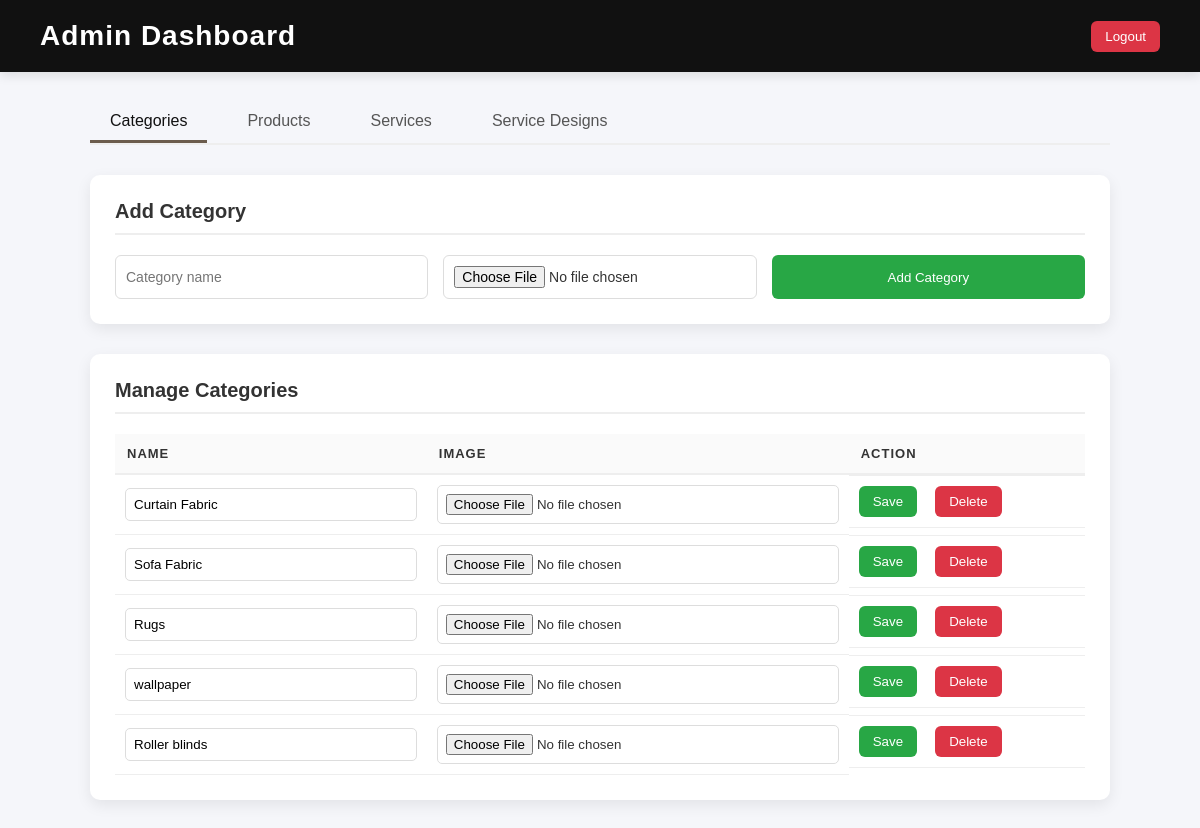
/admin (signed in), run on the app's committed database.
### tables this page shows
CREATE TABLE categories (
        id INTEGER PRIMARY KEY AUTOINCREMENT,
        name TEXT UNIQUE
    , image TEXT);

### app.py (the view)
@app.route("/admin")
def admin():
    if not admin_required():
        return redirect("/login")
    conn = get_db()
    c = conn.cursor()
    c.execute("SELECT * FROM categories")
    categories = c.fetchall()
    c.execute("""
        SELECT p.id, p.name, p.price, p.stock, p.category_id, p.brand, c.name
        FROM products p
        JOIN categories c ON p.category_id = c.id
    """)
    products = c.fetchall()
    c.execute("SELECT * FROM services")
    services = c.fetchall()
    c.execute("""
        SELECT sd.id, sd.service_id, sd.name, sd.description, sd.image
        FROM service_designs sd
        JOIN services s ON sd.service_id = s.id
    """)
    service_designs = c.fetchall()
    conn.close()
    return render_template(
        "admin.html",
        categories=categories,
        products=products,
        services=services,
        service_designs=service_designs
    )

### app.py (called while the page is built)
def get_db():
    return sqlite3.connect("shop.db")

def admin_required():
    return session.get("admin")

### templates/admin.html (shortened to what this page needs)
<!DOCTYPE html>
<html>
<head>
    <link rel="stylesheet" href="{{ url_for('static', filename='css/style.css') }}">
</head>
<body>
<div class="admin-wrapper">
    <header class="admin-header" style="display:flex; justify-content:space-between; align-items:center;">
    <h1>Admin Dashboard</h1>
    <a href="/logout">
        <button class="delete">Logout</button>
    </a>
</header>
    <div class="container">
        <div class="admin-tabs">
            <div class="admin-tab active" data-tab="categories">Categories</div>
            <div class="admin-tab" data-tab="products">Products</div>
            <div class="admin-tab" data-tab="services">Services</div>
            <div class="admin-tab" data-tab="service-designs">Service Designs</div>
        </div>
        <div id="categories" class="tab-content active">
            <div class="card">
                <h2>Add Category</h2>
                <form action="/add-category" method="post" enctype="multipart/form-data" class="form-grid">
                    <input name="name" placeholder="Category name" required>
                    <input type="file" name="category_image" accept="image/*" required>
                    <button class="add">Add Category</button>
                </form>
            </div>
            <div class="card">
                <h2>Manage Categories</h2>
                <table class="admin-table">
                    <tr>
                        <th>Name</th>
                        <th>Image</th>
                        <th>Action</th>
                    </tr>
                    {% for c in categories %}
                    <tr>
                        <form action="/edit-category/{{ c[0] }}" method="post" enctype="multipart/form-data">
                            <td><input name="name" value="{{ c[1] }}" required></td>
                            <td><input type="file" name="category_image"></td>
                            <td class="actions">
                                <button class="add">Save</button>
                                <a href="/delete-category/{{ c[0] }}">
                                    <button type="button" class="delete">Delete</button>
                                </a>
                            </td>
                        </form>
                    </tr>
                    {% endfor %}
                </table>
            </div>
        </div>
    </div>
</div>
</body>
</html>

### static/css/style.css (style rules this page uses)
* { box-sizing: border-box; font-family: Arial, Helvetica, sans-serif; margin: 0; padding: 0; }
body { background: #f5f2ee; color: #333; }
.admin-wrapper { background: #f4f6f9; min-height: 100vh; padding-bottom: 50px; }
.admin-header { background: #1e1e2f; color: white; padding: 25px 40px; box-shadow: 0 4px 10px rgba(0,0,0,0.1); }
.admin-header h1 { margin: 0; font-size: 26px; letter-spacing: 1px; }
.container { width: 90%; max-width: 1200px; margin: 40px auto; }
.card { background: white; padding: 30px; margin-bottom: 40px; border-radius: 10px; box-shadow: 0 4px 20px rgba(0,0,0,0.05); }
.card h2 { margin-bottom: 20px; font-size: 20px; border-bottom: 2px solid #eee; padding-bottom: 10px; }
.form-grid { display: grid; gap: 15px; }
.form-grid input, .form-grid select { padding: 10px; border: 1px solid #ddd; border-radius: 6px; font-size: 14px; }
.admin-table { width: 100%; border-collapse: collapse; }
.admin-table th { background: #f8f8f8; text-align: left; padding: 12px; font-size: 13px; text-transform: uppercase; letter-spacing: 1px; }
.admin-table td { padding: 10px; border-top: 1px solid #eee; }
.admin-table input, .admin-table select { width: 100%; padding: 6px; border: 1px solid #ddd; border-radius: 4px; }
.add { background: #6b5c4d; color: white; border: none; padding: 8px 14px; border-radius: 5px; cursor: pointer; transition: 0.3s ease; }
.delete { background: #c0392b; color: white; border: none; padding: 8px 14px; border-radius: 5px; cursor: pointer; margin-left: 8px; transition: 0.3s ease; }
.actions { white-space: nowrap; }
.admin-wrapper { background:#f5f6fa; min-height:100vh; font-family:Arial, Helvetica, sans-serif; }
.admin-header { background:#111; color:white; padding:20px 40px; }
.admin-header h1 { margin:0; font-size:28px; }
.container { max-width:1200px; margin:auto; padding:30px; }
.admin-tabs { display:flex; gap:20px; border-bottom:2px solid #ddd; margin-bottom:30px; }
.admin-tab { padding:12px 20px; cursor:pointer; font-weight:600; color:#555; }
.admin-tab.active { border-bottom:3px solid #f4b400; color:#111; }
.card { background:white; padding:25px; border-radius:10px; box-shadow:0 5px 15px rgba(0,0,0,0.08); margin-bottom:30px; }
.card h2 { margin-top:0; }
.form-grid { display:grid; grid-template-columns:repeat(auto-fit,minmax(200px,1fr)); gap:15px; }
.form-grid input, .form-grid select { padding:10px; border:1px solid #ddd; border-radius:6px; }
.admin-table { width:100%; border-collapse:collapse; }
.admin-table th { background:#fafafa; padding:12px; text-align:left; border-bottom:2px solid #eee; }
.admin-table td { padding:10px; border-bottom:1px solid #eee; }
.admin-table input, .admin-table select { padding:8px; border:1px solid #ddd; border-radius:5px; }
.actions { display:flex; gap:10px; }
button.add { background:#28a745; color:white; border:none; padding:8px 14px; border-radius:6px; cursor:pointer; }
button.delete { background:#dc3545; color:white; border:none; padding:8px 14px; border-radius:6px; cursor:pointer; }

### templates/admin.html (style rules this page uses)
.admin-tabs { display: flex; gap: 20px; margin-bottom: 30px; border-bottom: 2px solid #eee; }
.admin-tab { padding: 10px 20px; cursor: pointer; font-weight: 500; }
.admin-tab.active { border-bottom: 3px solid #6b5c4d; }
.tab-content { display: none; }
.tab-content.active { display: block; }

### data on the page
categories: name "Curtain Fabric"
categories: name "Sofa Fabric"
categories: name "Rugs"
categories: name "wallpaper"
categories: name "Roller blinds"
